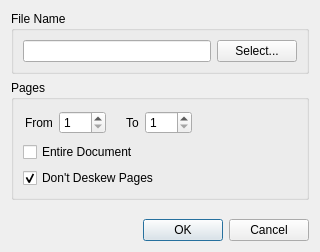
<?xml version="1.0" encoding="UTF-8"?>
<ui version="4.0">
 <class>PopplerDialog</class>
 <widget class="QDialog" name="PopplerDialog">
  <property name="geometry">
   <rect>
    <x>0</x>
    <y>0</y>
    <width>320</width>
    <height>252</height>
   </rect>
  </property>
  <property name="windowTitle">
   <string>Import from PDF</string>
  </property>
  <property name="windowIcon">
   <iconset resource="yagf.qrc">
    <normaloff>:/images/application_pdf.png</normaloff>:/images/application_pdf.png</iconset>
  </property>
  <layout class="QVBoxLayout" name="verticalLayout_4">
   <item>
    <layout class="QVBoxLayout" name="verticalLayout_3">
     <item>
      <widget class="QGroupBox" name="groupBox_2">
       <property name="title">
        <string>File Name</string>
       </property>
       <layout class="QHBoxLayout" name="horizontalLayout_5">
        <item>
         <layout class="QHBoxLayout" name="horizontalLayout_4">
          <item>
           <widget class="QLineEdit" name="lineEdit">
            <property name="sizePolicy">
             <sizepolicy hsizetype="Expanding" vsizetype="Fixed">
              <horstretch>1</horstretch>
              <verstretch>0</verstretch>
             </sizepolicy>
            </property>
           </widget>
          </item>
          <item>
           <widget class="QPushButton" name="pushButton">
            <property name="text">
             <string>Select...</string>
            </property>
           </widget>
          </item>
         </layout>
        </item>
       </layout>
       <zorder></zorder>
      </widget>
     </item>
     <item>
      <widget class="QGroupBox" name="groupBox">
       <property name="title">
        <string>Pages</string>
       </property>
       <layout class="QVBoxLayout" name="verticalLayout_2">
        <item>
         <layout class="QVBoxLayout" name="verticalLayout">
          <item>
           <layout class="QHBoxLayout" name="horizontalLayout_3">
            <item>
             <layout class="QHBoxLayout" name="horizontalLayout">
              <property name="margin">
               <number>2</number>
              </property>
              <item>
               <widget class="QLabel" name="label">
                <property name="text">
                 <string>From</string>
                </property>
                <property name="buddy">
                 <cstring>spinBox</cstring>
                </property>
               </widget>
              </item>
              <item>
               <widget class="QSpinBox" name="spinBox">
                <property name="sizePolicy">
                 <sizepolicy hsizetype="Minimum" vsizetype="Fixed">
                  <horstretch>1</horstretch>
                  <verstretch>1</verstretch>
                 </sizepolicy>
                </property>
                <property name="minimum">
                 <number>1</number>
                </property>
                <property name="maximum">
                 <number>999</number>
                </property>
               </widget>
              </item>
             </layout>
            </item>
            <item>
             <layout class="QHBoxLayout" name="horizontalLayout_2">
              <property name="leftMargin">
               <number>12</number>
              </property>
              <property name="topMargin">
               <number>2</number>
              </property>
              <property name="rightMargin">
               <number>4</number>
              </property>
              <property name="bottomMargin">
               <number>2</number>
              </property>
              <item>
               <widget class="QLabel" name="label_2">
                <property name="text">
                 <string>To</string>
                </property>
                <property name="buddy">
                 <cstring>spinBox_2</cstring>
                </property>
               </widget>
              </item>
              <item>
               <widget class="QSpinBox" name="spinBox_2">
                <property name="sizePolicy">
                 <sizepolicy hsizetype="Minimum" vsizetype="Fixed">
                  <horstretch>0</horstretch>
                  <verstretch>0</verstretch>
                 </sizepolicy>
                </property>
                <property name="minimum">
                 <number>1</number>
                </property>
                <property name="maximum">
                 <number>999</number>
                </property>
               </widget>
              </item>
              <item>
               <spacer name="horizontalSpacer">
                <property name="orientation">
                 <enum>Qt::Horizontal</enum>
                </property>
                <property name="sizeHint" stdset="0">
                 <size>
                  <width>40</width>
                  <height>20</height>
                 </size>
                </property>
               </spacer>
              </item>
             </layout>
            </item>
           </layout>
          </item>
          <item>
           <widget class="QCheckBox" name="checkBox">
            <property name="sizePolicy">
             <sizepolicy hsizetype="Minimum" vsizetype="Fixed">
              <horstretch>0</horstretch>
              <verstretch>1</verstretch>
             </sizepolicy>
            </property>
            <property name="text">
             <string>Entire Document</string>
            </property>
           </widget>
          </item>
          <item>
           <widget class="QCheckBox" name="checkBox_2">
            <property name="text">
             <string>Don't Deskew Pages</string>
            </property>
            <property name="checked">
             <bool>true</bool>
            </property>
           </widget>
          </item>
         </layout>
        </item>
       </layout>
      </widget>
     </item>
     <item>
      <spacer name="verticalSpacer">
       <property name="orientation">
        <enum>Qt::Vertical</enum>
       </property>
       <property name="sizeHint" stdset="0">
        <size>
         <width>20</width>
         <height>40</height>
        </size>
       </property>
      </spacer>
     </item>
     <item>
      <widget class="QDialogButtonBox" name="buttonBox">
       <property name="orientation">
        <enum>Qt::Horizontal</enum>
       </property>
       <property name="standardButtons">
        <set>QDialogButtonBox::Cancel|QDialogButtonBox::Ok</set>
       </property>
      </widget>
     </item>
    </layout>
   </item>
  </layout>
 </widget>
 <resources>
  <include location="yagf.qrc"/>
 </resources>
 <connections>
  <connection>
   <sender>buttonBox</sender>
   <signal>rejected()</signal>
   <receiver>PopplerDialog</receiver>
   <slot>reject()</slot>
   <hints>
    <hint type="sourcelabel">
     <x>316</x>
     <y>260</y>
    </hint>
    <hint type="destinationlabel">
     <x>286</x>
     <y>274</y>
    </hint>
   </hints>
  </connection>
  <connection>
   <sender>buttonBox</sender>
   <signal>accepted()</signal>
   <receiver>PopplerDialog</receiver>
   <slot>accept()</slot>
   <hints>
    <hint type="sourcelabel">
     <x>248</x>
     <y>254</y>
    </hint>
    <hint type="destinationlabel">
     <x>157</x>
     <y>274</y>
    </hint>
   </hints>
  </connection>
 </connections>
</ui>
